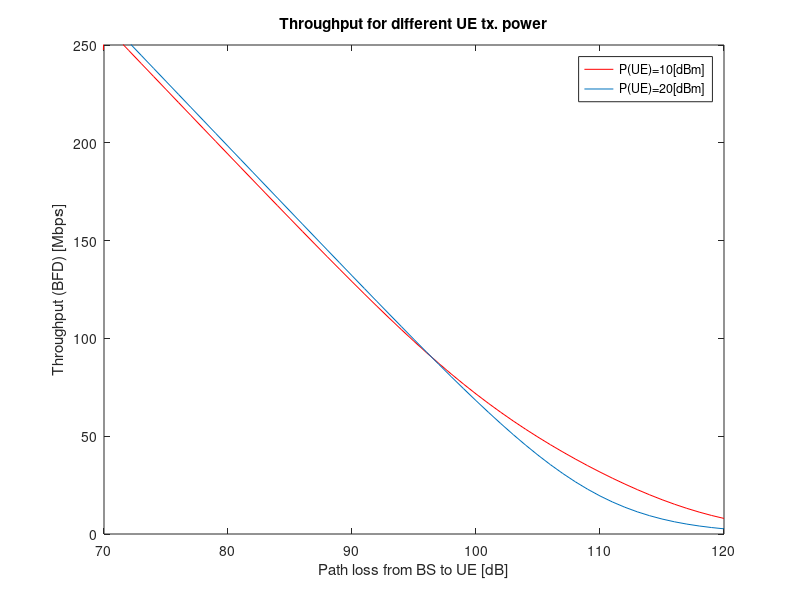

The MATLAB script that drew this image:
clear all
close all
clc
w=10*10^6;
N0=3.9*10^-21;
fc=10*10^6;
c=3*10^8;
Pb=.1;Gb=10^-11;Gu=Gb;
% PL1= 30.8+24.2*log10(R); 
for i=70:120
    Pu=0.01;
    Gub(i)=10^-(i/10);
    Gbu(i)=Gub(i);Ib=0;Iu=0;
    Rul(i)=w*log2(1+((Gub(i)*Pu)/(w*N0+Gb*Pb+Ib)));
    Rdl(i)=w*log2(1+(Gbu(i)*Pb)/(w*N0+Gu*Pu+Iu));
    R1(i)=(Rul(i)+Rdl(i))/10^6;
end
for i=70:120
    Pu=0.1;
    Gub(i)=10^-(i/10);
    Gbu(i)=Gub(i);Ib=0;Iu=0;
    Ru2(i)=w*log2(1+(Gub(i)*Pu)/(w*N0+Gb*Pb+Ib));
    Rd2(i)=w*log2(1+(Gbu(i)*Pb)/(w*N0+Gu*Pu+Iu));
    R2(i)=(Ru2(i)+Rd2(i))/10^6;
end
plot(R1,'r')
hold on
plot(R2)
axis ([70 120 0 250]);
title('Throughput for different UE tx. power')
xlabel('Path loss from BS to UE [dB]');
ylabel('Throughput (BFD) [Mbps]');
legend ('P(UE)=10[dBm]','P(UE)=20[dBm]');